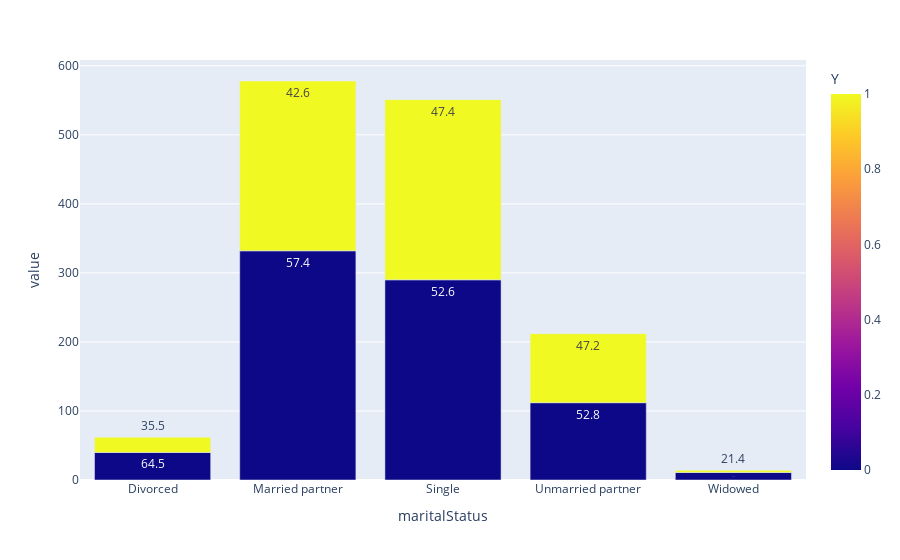

Notebook cell for this chart:
### Markdown cell above
Drivers who are of age 26 have the highest acceptance rate for restaurant coupons among all ages.

### Code cell
df_rest_ms = df_rest.groupby(['maritalStatus', 'Y']).size().reset_index()
df_rest_ms['percentage'] = df_rest.groupby(['maritalStatus', 'Y']).size().groupby(level=0).apply(lambda x: round(100 * x / float(x.sum()),1)).values
df_rest_ms.columns = ['maritalStatus', 'Y', 'Counts', 'Percentage']

px.bar(df_rest_ms, x='maritalStatus', y=['Counts'], color='Y', text=df_rest_ms['Percentage'])

### Figure 1 — Plotly figure (JSON) as saved in the notebook; plotly's stock layout.template omitted (floating-point values rounded to 4 significant figures)
{"data": [{"alignmentgroup": "True", "hovertemplate": "maritalStatus=%{x}<br>value=%{y}<br>Percentage=%{text}<br>Y=%{marker.color}<extra></extra>", "legendgroup": "", "marker": {"color": [0, 1, 0, 1, 0, 1, 0, 1, 0, 1], "coloraxis": "coloraxis", "pattern": {"shape": ""}}, "name": "", "offsetgroup": "", "orientation": "v", "showlegend": false, "text": [64.5, 35.5, 57.4, 42.6, 52.6, 47.4, 52.8, 47.2, 78.6, 21.4], "textposition": "auto", "type": "bar", "x": ["Divorced", "Divorced", "Married partner", "Married partner", "Single", "Single", "Unmarried partner", "Unmarried partner", "Widowed", "Widowed"], "xaxis": "x", "y": [40, 22, 332, 246, 290, 261, 112, 100, 11, 3], "yaxis": "y"}], "layout": {"barmode": "relative", "coloraxis": {"colorbar": {"title": {"text": "Y"}}, "colorscale": [[0, "#0d0887"], [0.1111, "#46039f"], [0.2222, "#7201a8"], [0.3333, "#9c179e"], [0.4444, "#bd3786"], [0.5556, "#d8576b"], [0.6667, "#ed7953"], [0.7778, "#fb9f3a"], [0.8889, "#fdca26"], [1, "#f0f921"]]}, "legend": {"tracegroupgap": 0}, "margin": {"t": 60}, "xaxis": {"anchor": "y", "domain": [0, 1], "title": {"text": "maritalStatus"}}, "yaxis": {"anchor": "x", "domain": [0, 1], "title": {"text": "value"}}}}
